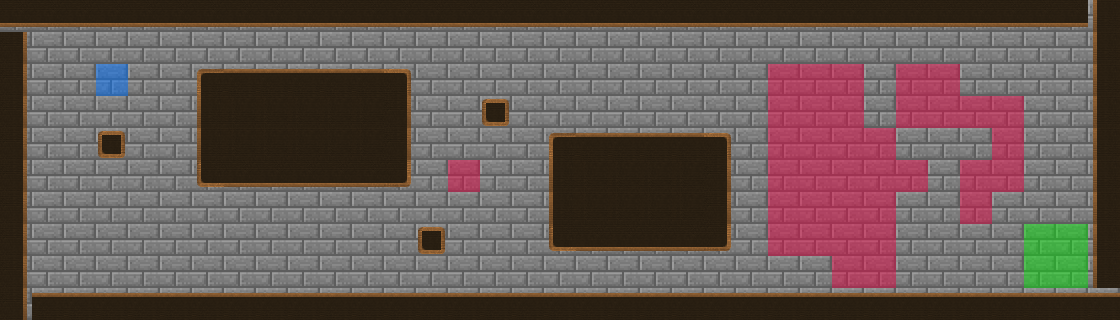

Below is a game level as drawn by its tile map, then a one-line description and the .tmx that defines it (tile-layer data replaced by summaries):
An orthogonal 35x10 tile map with 32x32 px tiles, 3 tile layers (background, collision, meta), 4 tilesets.

<map version="1.0" orientation="orthogonal" renderorder="right-down" width="35" height="10" tilewidth="32" tileheight="32" nextobjectid="11">
 <tileset firstgid="1" name="sol" tilewidth="32" tileheight="32">
  <image source="floor.png" width="32" height="32" />
 </tileset>
 <tileset firstgid="2" name="wall" tilewidth="32" tileheight="32">
  <image source="wall.png" width="32" height="32" />
  <tile id="0">
   <properties>
    <property name="collidable" value="true" />
   </properties>
  </tile>
 </tileset>
 <tileset firstgid="3" name="Wall" tilewidth="32" tileheight="32">
  <image source="wall_new.png" width="128" height="96" />
  <tile id="0">
   <properties>
    <property name="collidable" value="true" />
   </properties>
  </tile>
  <tile id="1">
   <properties>
    <property name="collidable" value="true" />
   </properties>
  </tile>
  <tile id="2">
   <properties>
    <property name="collidable" value="true" />
   </properties>
  </tile>
  <tile id="3">
   <properties>
    <property name="collidable" value="true" />
   </properties>
  </tile>
  <tile id="4">
   <properties>
    <property name="collidable" value="true" />
   </properties>
  </tile>
  <tile id="5">
   <properties>
    <property name="collidable" value="true" />
   </properties>
  </tile>
  <tile id="6">
   <properties>
    <property name="collidable" value="true" />
   </properties>
  </tile>
  <tile id="7">
   <properties>
    <property name="collidable" value="true" />
   </properties>
  </tile>
  <tile id="8">
   <properties>
    <property name="collidable" value="true" />
   </properties>
  </tile>
  <tile id="9">
   <properties>
    <property name="collidable" value="true" />
   </properties>
  </tile>
  <tile id="10">
   <properties>
    <property name="collidable" value="true" />
   </properties>
  </tile>
  <tile id="11">
   <properties>
    <property name="collidable" value="true" />
   </properties>
  </tile>
 </tileset>
 <tileset firstgid="15" name="meta" tilewidth="32" tileheight="32">
  <image source="meta.png" width="96" height="32" />
  <tile id="0">
   <properties>
    <property name="start" value="true" />
   </properties>
  </tile>
  <tile id="1">
   <properties>
    <property name="spawn_enemy" value="true" />
   </properties>
  </tile>
  <tile id="2">
   <properties>
    <property name="exit" value="true" />
   </properties>
  </tile>
 </tileset>
 <layer name="background" width="35" height="10">
  <data>[350 cells, 350 non-empty, 1 distinct tile ids]</data>
 </layer>
 <layer name="collision" width="35" height="10">
  <data>[350 cells, 350 non-empty, 11 distinct tile ids]</data>
 </layer>
 <layer name="meta" width="35" height="10">
  <data>[350 cells, 41 non-empty, 3 distinct tile ids]</data>
 </layer>
</map>